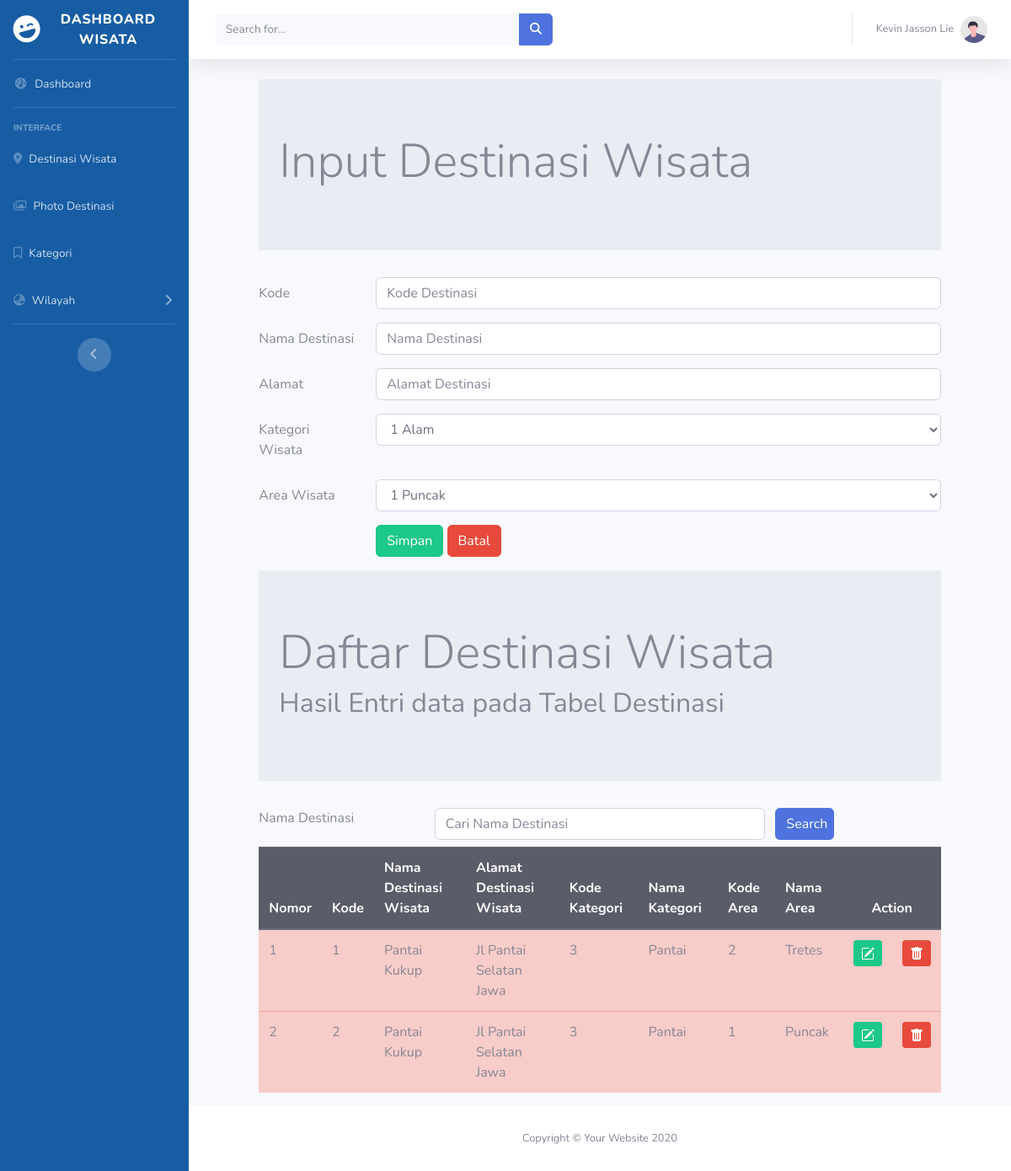
/ADMIN/destinasi.php, run on the app's committed database.
### tables this page shows
CREATE TABLE `destinasi` (
  `destinasiID` int(5) NOT NULL,
  `destinasiKODE` varchar(50) NOT NULL,
  `destinasiNAMA` varchar(35) NOT NULL,
  `destinasiALAMAT` varchar(255) NOT NULL,
  `kategoriID` char(4) NOT NULL,
  `areaID` char(4) NOT NULL
);

CREATE TABLE `kategori` (
  `kategoriID` int(4) NOT NULL,
  `kategoriKODE` varchar(50) NOT NULL,
  `kategoriNAMA` char(30) NOT NULL,
  `kategoriKET` varchar(255) NOT NULL,
  `kategoriREF` char(30) NOT NULL
);

CREATE TABLE `area` (
  `areaID` int(4) NOT NULL,
  `areaKODE` varchar(50) NOT NULL,
  `areaNAMA` char(35) NOT NULL,
  `areaWILAYAH` char(35) NOT NULL,
  `areaKET` varchar(255) NOT NULL,
  `provinsiID` char(2) NOT NULL
);

### ADMIN/destinasi.php (the view, shortened to what this page needs)
<!DOCTYPE html>
<?php
include "includes/config.php";
$datakategori = mysqli_query($connection, "SELECT * FROM kategori");
$dataarea = mysqli_query($connection, "SELECT * FROM area");
?>
<html lang="en">
<head>
    <link rel="stylesheet" href="https://cdnjs.cloudflare.com/ajax/libs/select2/4.0.3/css/select2.min.css">
    <link rel="stylesheet" href="vendor/datatables/dataTables.bootstrap4.min.css">
</head>
<body>
<?php include "header.php";?>
<div class="row">
<div class="col-sm-1">
</div>
<div class="col-sm-10">
  <div class="jumbotron jumbotron-fluid">
    <div class="container">
      <h1 class="display-4">Input Destinasi Wisata</h1>
    </div>
  </div>
<form method="POST">
  <div class="form-group row">
    <label for="destinasikode" class="col-sm-2 col-form-label">Kode</label>
    <div class="col-sm-10">
      <input type="text" class="form-control" id="destinasikode" name="destinasikode" placeholder="Kode Destinasi" maxlength="4" required>
    </div>
  </div>
  <div class="form-group row">
    <label for="destinasinama" class="col-sm-2 col-form-label">Nama Destinasi</label>
    <div class="col-sm-10">
      <input type="text" class="form-control" name="destinasinama" id="destinasinama" placeholder="Nama Destinasi" required>
    </div>
  </div>
  <div class="form-group row">
    <label for="destinasialamat" class="col-sm-2 col-form-label">Alamat</label>
    <div class="col-sm-10">
      <input type="text" class="form-control" name="destinasialamat" id="destinasialamat" placeholder="Alamat Destinasi" required>
    </div>
  </div>
  <div class="form-group row">
    <label for="kategorikode" class="col-sm-2 col-form-label">Kategori Wisata</label>
    <div class="col-sm-10">
      <select class="form-control" id="kategorikode" name="kategorikode">
        <?php while($row = mysqli_fetch_array($datakategori))
        { ?>
        <option value="<?php echo $row["kategoriID"]?>">
          <?php echo $row["kategoriID"]?>
          <?php echo $row["kategoriNAMA"]?>
        </option>
        <?php } ?>
      </select>
    </div>
  </div>
  <div class="form-group row">
    <label for="areakode" class="col-sm-2 col-form-label">Area Wisata</label>
  <div class="col-sm-10">
    <select class="form-control" id="areakode" name="areakode">
        <?php while($row = mysqli_fetch_array($dataarea))
        { ?>
            <option value="<?php echo $row["areaID"]?>">
                <?php echo $row["areaID"]?>
                <?php echo $row["areaNAMA"]?>
            </option>
        <?php } ?>
    </select>
  </div>
  </div>
  <div class="form-group row">
    <div class="col-sm-2">
    </div>
    <div class="col-sm-10">
        <input type="submit" class="btn btn-success" value="Simpan" name="Simpan">
        <input type="reset" class="btn btn-danger" value="Batal" name="Batal">
    </div>
  </div>
</form>
</div>
<div class="col-sm-1">
</div>
</div>
<div class="row">
    <div class="col-sm-1"></div>
    <div class="col-sm-10">
        <div class="jumbotron jumbotron-fluid">
            <div class="container">
                <h1 class="display-4">Daftar Destinasi Wisata</h1>
                <h2>Hasil Entri data pada Tabel Destinasi</h2>
            </div>
        </div>
    <form method="POST">
        <div class="form-group row mb-2">
            <label for="search" class="col-sm-3">Nama Destinasi</label>
            <div class="col-sm-6">
                <input type="text" name="search" class="form-control" id="search" value="<?php if(isset($_POST['search'])) {echo $_POST['search'];}?>" placeholder="Cari Nama Destinasi">
            </div>
            <input type="submit" name="kirim" class="col-sm-1 btn btn-primary" value="Search">
        </div>
    </form>
    <table class="table table-hover table-danger">
        <thead class="thead-dark">
            <tr>
                <th>Nomor</th>
                <th>Kode</th>
                <th>Nama Destinasi Wisata</th>
                <th>Alamat Destinasi Wisata</th>
                <th>Kode Kategori</th>
                <th>Nama Kategori</th>
                <th>Kode Area</th>
                <th>Nama Area</th>
                <th colspan="2" style="text-align: center">Action</th>
            </tr>
        </thead>
        <tbody>
        <?php
        if(isset($_POST["kirim"]))
        {
            $search = $_POST['search'];
            $query = mysqli_query($connection, "SELECT destinasi.*,
                kategori.kategoriID, kategori.kategoriNAMA, area.areaID, area.areaNAMA
                FROM destinasi, kategori, area
                WHERE destinasiNAMA LIKE '%".$search."%'
                AND destinasi.kategoriID = kategori.kategoriID
                AND destinasi.areaID = area.areaID");
        }else
            {
            $query = mysqli_query($connection, "SELECT destinasi.*,
                kategori.kategoriID, kategori.kategoriNAMA, area.areaID, area.areaNAMA
                FROM destinasi, kategori, area
                WHERE destinasi.kategoriID = kategori.kategoriID
                AND destinasi.areaID = area.areaID");
            }
            $nomor = 1;
            while ($row = mysqli_fetch_array($query))
            { ?>
                <tr>
                    <td><?php echo $nomor;?></td>
                    <td><?php echo $row['destinasiID'];?></td>
                    <td><?php echo $row['destinasiNAMA'];?></td>
                    <td><?php echo $row['destinasiALAMAT'];?></td>
                    <td><?php echo $row['kategoriID'];?></td>
                    <td><?php echo $row['kategoriNAMA'];?></td>
                    <td><?php echo $row['areaID'];?></td>
                    <td><?php echo $row['areaNAMA'];?></td>
<td>
<a href="destinasiedit.php?ubah=<?php echo $row["destinasiID"]?>"
  class="btn btn-success btn-sm" title="EDIT">
</a>
</td>
<td>
<a onclick="return confirm('Apakah anda yakin ingin menghapus data?')" href="destinasihapus.php?hapus=<?php echo $row["destinasiID"]?>"
  class="btn btn-danger btn-sm" title="HAPUS">
</a>
</td>
                </tr>
            <?php $nomor = $nomor + 1;?>
            <?php } ?>
        </tbody>
    </table>
    </div>
    <div class="col-sm-1"></div>
</div>
<?php include "footer.php";?>
</body>
</html>

### data on the page
destinasi: destinasiID "1", destinasiNAMA "Pantai Kukup", destinasiALAMAT "Jl Pantai Selatan Jawa", kategoriID.kategoriID "3", kategoriID.kategoriNAMA "Pantai", areaID.areaID "2", areaID.areaNAMA "Tretes"
destinasi: destinasiID "2", destinasiNAMA "Pantai Kukup", destinasiALAMAT "Jl Pantai Selatan Jawa", kategoriID.kategoriID "3", kategoriID.kategoriNAMA "Pantai", areaID.areaID "1", areaID.areaNAMA "Puncak"

### other printed values
form field kategorikode "1 Alam"
form field areakode "1 Puncak"
